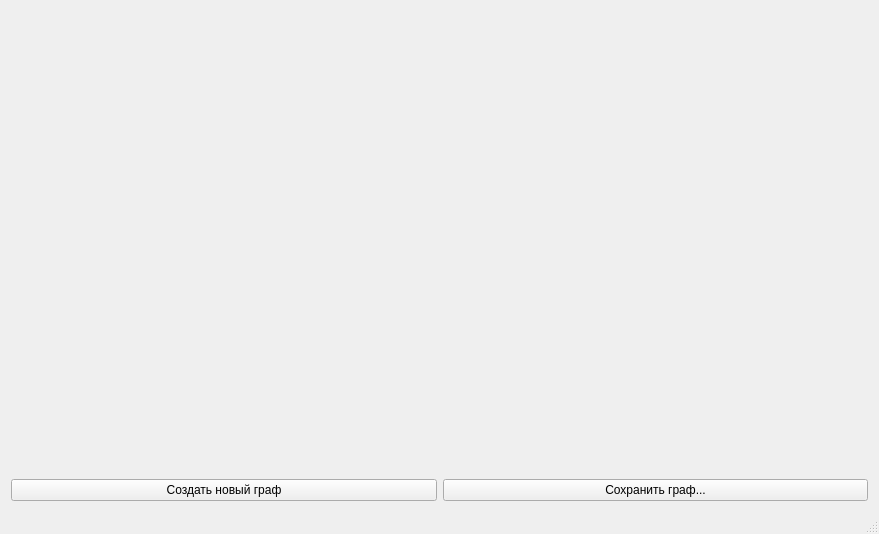
<?xml version="1.0" encoding="UTF-8"?>
<ui version="4.0">
 <class>MainWindow</class>
 <widget class="QMainWindow" name="MainWindow">
  <property name="geometry">
   <rect>
    <x>0</x>
    <y>0</y>
    <width>879</width>
    <height>534</height>
   </rect>
  </property>
  <property name="windowTitle">
   <string>MainWindow</string>
  </property>
  <widget class="QWidget" name="centralWidget">
   <layout class="QGridLayout" name="gridLayout">
    <item row="0" column="0" colspan="2">
     <widget class="QPaintWidget" name="graphWidget" native="true"/>
    </item>
    <item row="1" column="0">
     <widget class="QPushButton" name="NewGrathButton">
      <property name="text">
       <string>Создать новый граф</string>
      </property>
     </widget>
    </item>
    <item row="1" column="1">
     <widget class="QPushButton" name="SaveGrathButton">
      <property name="text">
       <string>Сохранить граф...</string>
      </property>
     </widget>
    </item>
   </layout>
  </widget>
  <widget class="QStatusBar" name="statusBar"/>
 </widget>
 <layoutdefault spacing="6" margin="11"/>
 <customwidgets>
  <customwidget>
   <class>QPaintWidget</class>
   <extends>QWidget</extends>
   <header>qpaintwidget.h</header>
  </customwidget>
 </customwidgets>
 <resources/>
 <connections/>
 <slots>
  <signal>DialogCallBack()</signal>
 </slots>
</ui>
